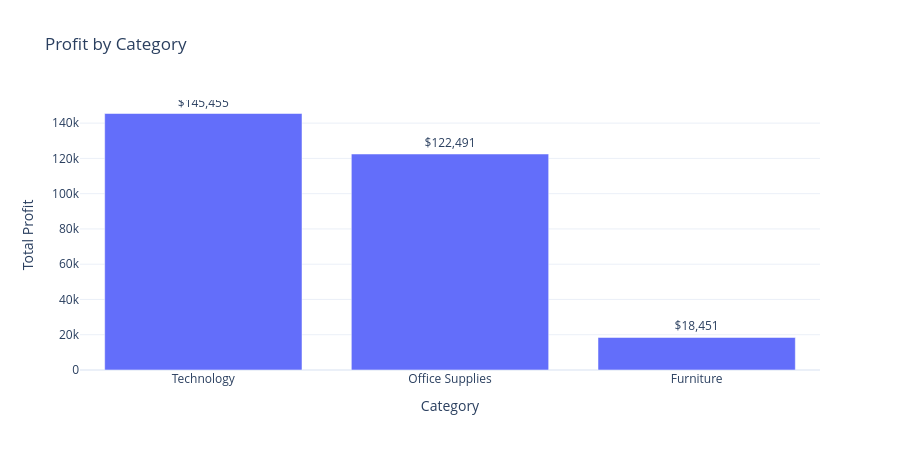

Write notebook code for a chart like this one.
### Code cell
import plotly.express as px

fig = px.bar(
    category_df,
    x="category",
    y="profit",
    title="Profit by Category",
    text="profit"
)

fig.update_traces(
    texttemplate="$%{text:,.0f}",
    textposition="outside"
)

fig.update_layout(
    xaxis_title="Category",
    yaxis_title="Total Profit",
    template="plotly_white",
    height=450
)

fig.show()

### Figure 1 — Plotly figure (JSON) as saved in the notebook; plotly's stock layout.template omitted (floating-point values rounded to 4 significant figures)
{"data": [{"hovertemplate": "category=%{x}<br>profit=%{text}<extra></extra>", "legendgroup": "", "marker": {"color": "#636efa", "pattern": {"shape": ""}}, "name": "", "orientation": "v", "showlegend": false, "text": [145500.0, 122500.0, 18450.0], "textposition": "outside", "texttemplate": "$%{text:,.0f}", "type": "bar", "x": ["Technology", "Office Supplies", "Furniture"], "xaxis": "x", "y": [145500.0, 122500.0, 18450.0], "yaxis": "y"}], "layout": {"barmode": "relative", "height": 450, "legend": {"tracegroupgap": 0}, "title": {"text": "Profit by Category"}, "xaxis": {"anchor": "y", "domain": [0, 1], "title": {"text": "Category"}}, "yaxis": {"anchor": "x", "domain": [0, 1], "title": {"text": "Total Profit"}}}}
